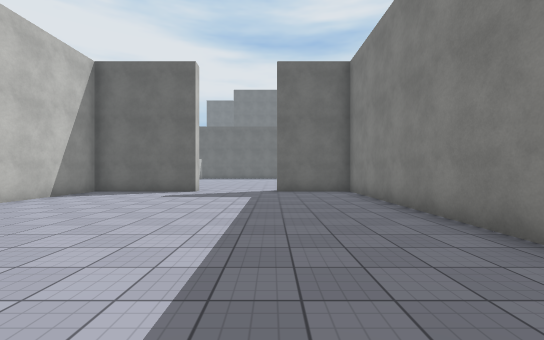
View 1 (above)

17 first-person views from a walk through a 3-D level made in the Unity game engine. The camera is 1.4 m above the floor, looks level and sees 90° across. The floor is counted in squares, 1.8 m on a side. Each view is taken from the middle of a square. On the plan, view 1 faces up. The plan holds only what a view shows up to about 10 squares ahead; the rest is blank. The place goes on beyond the plan. The player character is not drawn. Some surface patterns are stand-ins.

View 2
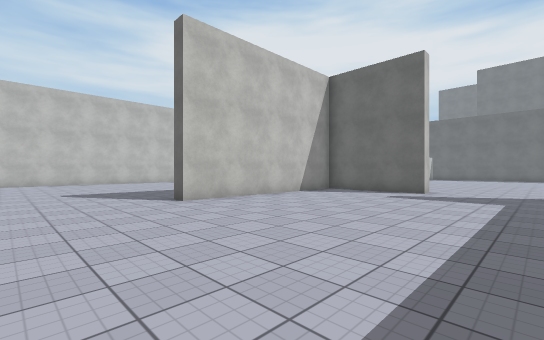

View 3
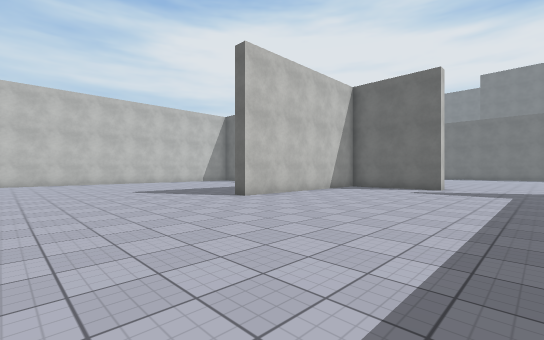

View 4
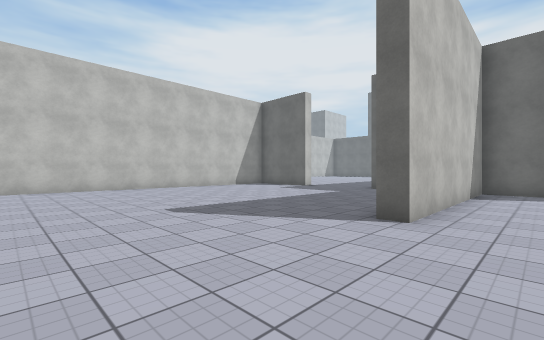

View 5
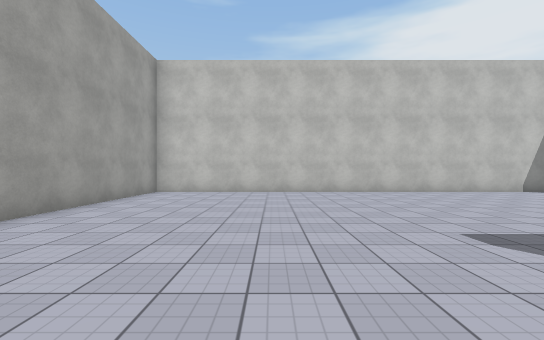

View 6
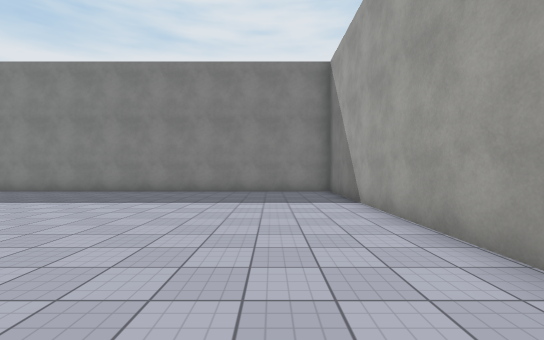

View 7
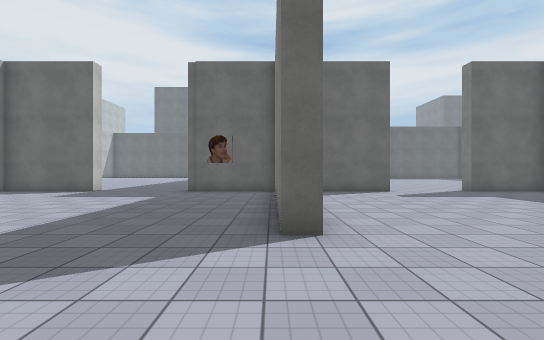

View 8
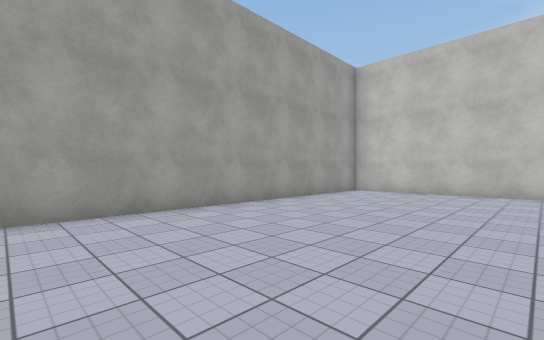

View 9
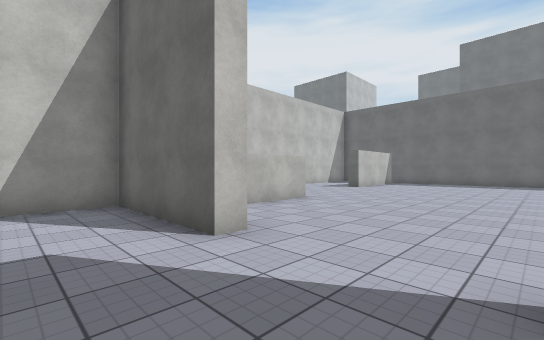

View 10
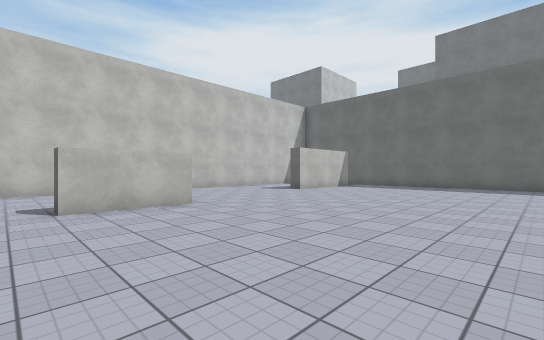

View 11
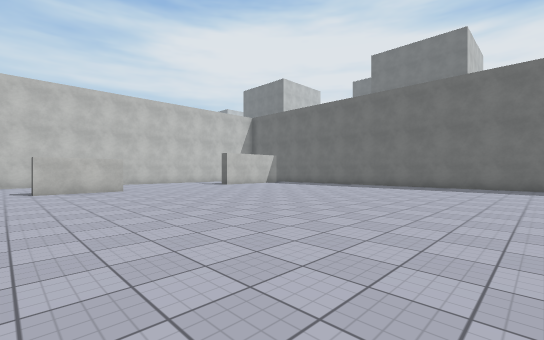

View 12
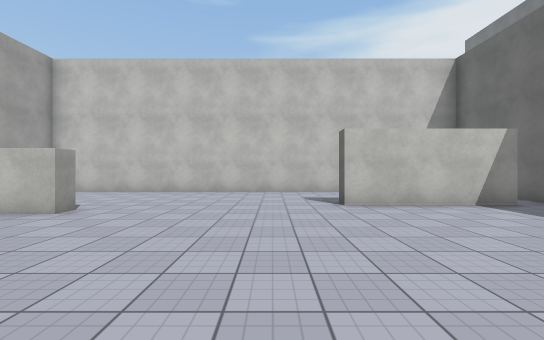

View 13
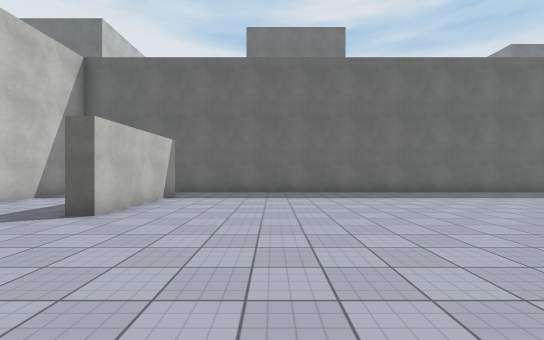

View 14
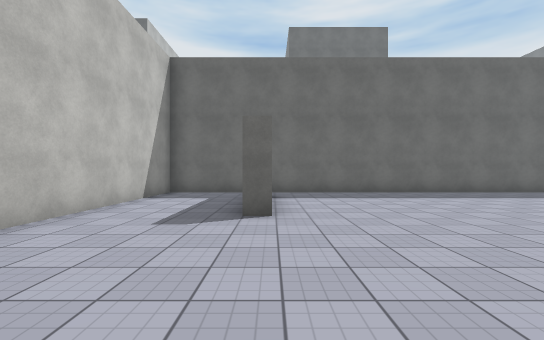

View 15
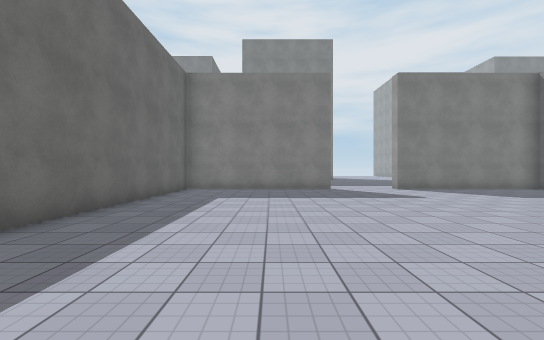

View 16
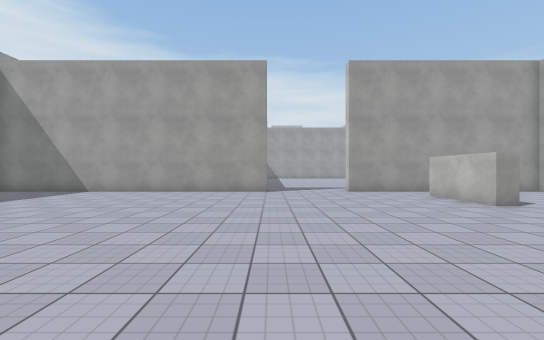

View 17
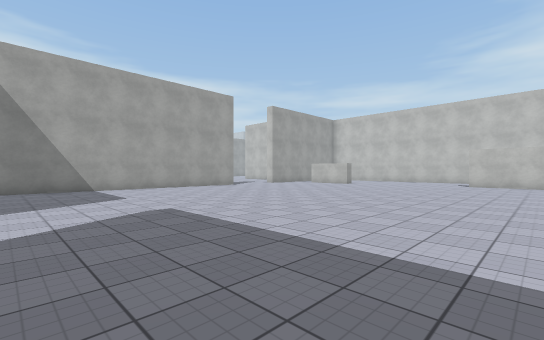

### Floor plan
Points are (right, up) in squares from view 1. A wall is a line through its corners. A room is listed if a view was taken in it or the views show most of it. See-through windows are left out.
Room 1 (views 1, 2, 3, 4, 5, 6, 7, 8, 9)
walls: (-6.9, 3.5) (-6.9, 7.1); (-6.9, 9.8) (-10.1, 9.8); (-5, -5.1) (2.8, -5.1) (2.8, 9.8) (0.1, 9.8); (-2.7, 10.3) (-2.7, 9.8) (-6.4, 9.8) (-6.4, 3.2) (-7, 3.2); (-13.4, 9.8) (-16.7, 9.8) (-16.7, -5.1) (-7, -5.1)
ways out: opening at (-1, 10) to room 2
Room 2 (views 10, 11, 12, 13, 14, 15, 16, 17)
walls: (-5.4, 14.2) (-4.8, 14.2) (-4.8, 11.7) (-5.4, 11.7); (0.1, 10.3) (9.5, 10.3); (-5.6, 10.3) (-2.7, 10.3); (-6, 23.5) (-6, 19.6) (-6.5, 19.6); (9, 24.5) (-9.5, 24.5) (-9.5, 10.3) (-8.8, 10.3)
ways out: opening at (-1, 10) to room 1

Positions as (right, up) in squares from view 1, and headings:
1: (0, 0), facing up
2: (0, 0), facing up-left
3: (0, -2), facing up-left
4: (-5, -1), facing up-left
5: (-7, -1), facing left
6: (-7, -3), facing right
7: (-7, 0), facing up
8: (-7, 0), facing down-left
9: (0, 8), facing up-left
10: (1, 11), facing up-left
11: (6, 11), facing up-left
12: (0, 18), facing left
13: (-3, 15), facing up
14: (-6, 15), facing up
15: (-1, 21), facing right
16: (0, 20), facing down
17: (9, 22), facing down-left
